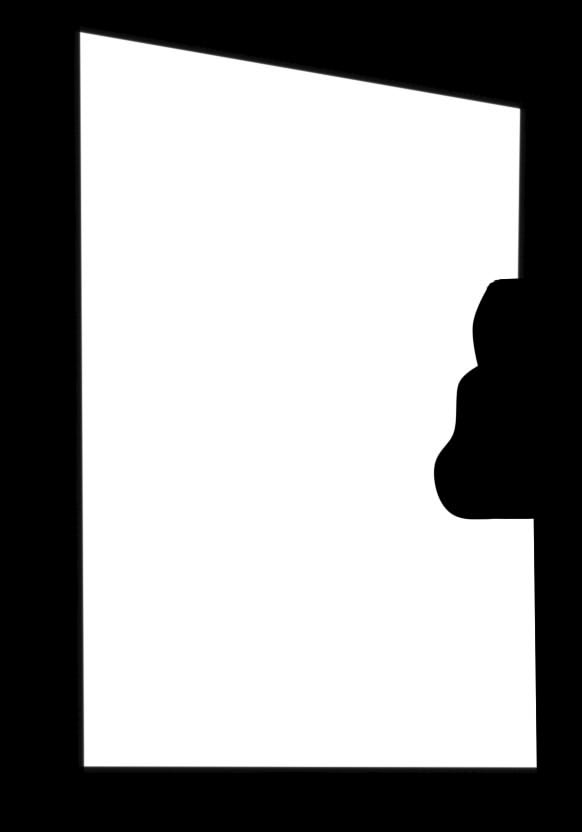
#> input picture pathsim/area.jpg, 582 x 832 px
$ python pathsim.py
#> lines starting #> are read from the running program, lines starting #| are printed output that depends on the picture; after the words box and inside, x2 and y2 are one past the last pixel; in counts of white or black regions, pixels touching at a corner belong together; long printed decimals are rounded
import numpy as np
import random
import math
from PIL import Image
import imageio as io
import glob
import os
import queue

###########################
#          INPUTS         #
###########################
#how many unit of time per img
sample_rate = 50
#threshold for finishing jobs float(0 ~ 1)
threshold = 0.975
#how wide a strip a machine can processed (m)
machine_width = 0.341122
#area to move in white (not transparent)
area = Image.open("area.jpg")
#> area is the input picture: PIL image 582x832 RGB; min 0, max 255, mean 155.4
#1px in area to grid_size ^ 2 (m ^ 2)
grid_size = 0.05517
#start location of the job  (row, col, angle) (px in area)
start_loc = (31,86,0)
#define what to do when no obstacle
#INPUT : loc tuple (x,y,angle) + ground 2d numpy array + accuracy level
#OUTPUT: list(tuple(next_x,next_y,next_angle)) next cells to go
def movement_pattern(loc, ground, accuracy):
    x, y, angle = loc[0], loc[1], loc[2]
    next_x, next_y, next_angle = x + int(np.round(math.cos(angle) / accuracy)), y + int(
        np.round(math.sin(angle) / accuracy)), angle
    try:
        slope = (y - next_y) / (x - next_x)
        intercept = y - x * slope
        next_locs = []
        dir = 2 * int(x < next_x) - 1
        for curr_x in range(x, next_x, dir):
            for i in range(int(1 / accuracy)):
                for j in range(int(1 / accuracy)):
                    next_locs.append((curr_x + int(j - 1 / accuracy / 2),
                                      int(curr_x * slope + intercept + int(i - 1 / accuracy / 2)), angle))
    except:
        slope = (x - next_x) / (y - next_y)
        intercept = x - y * slope
        next_locs = []
        dir = 2 * int(y < next_y) - 1
        for curr_y in range(y, next_y, dir):
            for i in range(int(1 / accuracy)):
                for j in range(int(1 / accuracy)):
                    next_locs.append((curr_y + int(j - 1 / accuracy / 2),
                                      int(curr_y * slope + intercept + int(i - 1 / accuracy / 2)), angle))
    next_locs.append((next_x, next_y, next_angle))
    return next_locs
#define what to do when hit a wall
#INPUT :loc tuple (x,y,angle) + ground 2d numpy array + accuracy level
#OUTPUT: list(tuple(next_x,next_y,next_angle)) next cells to go
def wall_pattern(loc, ground, accuracy):
    x, y, angle = loc[0], loc[1], loc[2]
    for angle_deg in [0, 180, 90, 270]:
        next_angle = math.radians(angle_deg)
        next_x, next_y = x + int(np.round(math.cos(next_angle) / accuracy)), y + int(
            np.round(math.sin(next_angle) / accuracy))
        if not next_angle == angle:
            if next_angle == angle + math.pi or next_angle == angle - math.pi:
                if ground[x][y + 1] == 0:
                    return [(x, y, angle), (x, y + 1, next_angle)]
                elif ground[x][y - 1] == 0:
                    return [(x, y, angle), (x, y - 1, next_angle)]
                elif ground[x + 1][y] == 0:
                    return [(x, y, angle), (x + 1, y, next_angle)]
                elif ground[x - 1][y] == 0:
                    return [(x, y, angle), (x - 1, y, next_angle)]
                elif ground[x][y + 1] < 1:
                    return [(x, y, angle), (x, y + 1, next_angle)]
                elif ground[x][y - 1] < 1:
                    return [(x, y, angle), (x, y - 1, next_angle)]
                elif ground[x + 1][y] < 1:
                    return [(x, y, angle), (x + 1, y, next_angle)]
                elif ground[x - 1][y] < 1:
                    return [(x, y, angle), (x - 1, y, next_angle)]
            else:
                if ground[next_x][next_y] < 1:
                    return [(x, y, angle), (next_x, next_y, next_angle)]
    return [(x, y, angle)]
#define what to do when it deadlocked
#INPUT :loc tuple (x,y,angle) + ground 2d numpy array + accuracy level
#OUTPUT: list(tuple(next_x,next_y,next_angle)) next cells to go
def deadlock_pattern(loc, ground, accuracy):
    x, y, angle = loc[0], loc[1], loc[2]
    q = queue.Queue()
    loc_set = set()
    dir = [(1, 0), (1, 1), (1, -1), (0, 1), (0, -1), (-1, 0), (-1, 1), (-1, -1)]
    for i in dir:
        next_x, next_y = x + i[0], y + i[1]
        if not (next_x < 0 or next_x >= len(ground) or next_y < 0 or next_y >= len(ground[0])):
            q.put((next_x, next_y))
            loc_set.add((next_x, next_y))
    while not q.empty():
        next_pt = q.get()
        next_x, next_y = next_pt[0], next_pt[1]
        if not (next_x < 0 or next_x >= len(ground) or next_y < 0 or next_y >= len(ground[0])):
            if ground[next_x][next_y] == 0:
                return [(x, y, angle), (next_x, next_y, angle)]
        for i in dir:
            next_x, next_y = next_pt[0] + i[0], next_pt[1] + i[1]
            if not (next_x < 0 or next_x >= len(ground) or next_y < 0 or next_y >= len(ground[0]) or (
            next_x, next_y) in loc_set):
                q.put((next_x, next_y))
                loc_set.add((next_x, next_y))
    return [(x, y, angle)]
#too long threshold in time steps
too_long = 100000
#too_much threshold in visited times
too_much = 1
#scale up/down image float(0+)
scale_factor = 10
#accurate to the level
accuracy = 1
###########################

#convert original Image to 2d array
#INPUT :Image area
#OUTPUT:list of Image represent path in discrete time
def main(sample_rate,threshold,machine_width,area,grid_size,start_loc,movement_pattern,wall_pattern,deadlock_pattern,too_long = 1000000,too_much = 100,scale_factor = 0.1,accuracy = 0.01):
    ground = img_matrix(area, grid_size, machine_width,accuracy)
    ratio = (grid_size / machine_width * (1 / accuracy))
    task = np.count_nonzero(ground==0)
    wall = len(ground)*len(ground[0]) - np.count_nonzero(ground==0)
    time = 0
    curr_loc = (int(start_loc[0]*ratio),int(start_loc[1]*ratio),start_loc[2])
    max_cnt = 0
    if ground[curr_loc[0]][curr_loc[1]] < 1:
        ground[curr_loc[0]][curr_loc[1]] += 1 / float(too_much)
        while (np.count_nonzero(ground) - wall) < task * threshold and time < too_long:
            # what's next
            next_locs = movement_pattern(curr_loc,ground,accuracy)
            next_loc = next_locs[len(next_locs) - 1]
            if ground[next_loc[0]][next_loc[1]] >= 1: #if wall
                next_locs = wall_pattern(curr_loc,ground,accuracy)
                next_loc = next_locs[len(next_locs) - 1]
            if curr_loc[0] == next_loc[0] and curr_loc[1] == next_loc[1]: #if deadlock
                next_locs = deadlock_pattern(curr_loc, ground, accuracy)
                next_loc = next_locs[len(next_locs) - 1]
                time += int(np.sqrt((next_loc[0] - curr_loc[0])**2+(next_loc[1] - curr_loc[1])**2))
            # visited
            for i in range(1,len(next_locs)):
                ground[next_locs[i][0]][next_locs[i][1]] += 1 / float(too_much)
                if ground[next_locs[i][0]][next_locs[i][1]] > max_cnt:
                    max_cnt = ground[next_locs[i][0]][next_locs[i][1]]
            #sample
            if time % sample_rate == 0:
                matrix_img(ground,time,scale_factor,accuracy)
            #next
            curr_loc = next_loc
            time += 1
    else:
        print("Another start point")
    print("Travel through: " + str(time) + " tiles which is: " + str(time*machine_width) + " meters in given speed.")
#convert original Image to 2d array
#INPUT :Image area
#OUTPUT:2d numpy array ground
def img_matrix(area, grid_size, machine_width,accuracy):
    ratio = (grid_size / machine_width * (1 / accuracy))
    bw_area = area.convert('L').transform((int(area.width * ratio), int(area.height * ratio)),Image.EXTENT,(0,0,area.width,area.height))
    ground = np.zeros((bw_area.height, bw_area.width ))
    for row in range(bw_area.height):
        for col in range(bw_area.width):
            ground[row][col] = int(bw_area.getpixel((col,row)) < 255.0/2)
    return ground

#convert 2d array to Image
#INPUT :2d numpy array ground, time steps, scale_factor
def matrix_img(ground,time,scale_factor,accuracy):
    height = len(ground)
    width = len(ground[0])
    area = Image.new("L",(width,height))
    for row in range(height):
        for col in range(width):
            area.putpixel((col,row),255 - int(ground[row][col] * 255))
    area = area.transform((int(width * scale_factor * accuracy), int(height * scale_factor * accuracy)),Image.EXTENT,(0,0,width,height))
    area.save("./snap/" + str(time) + ".jpg")

fileList = os.listdir('./snap')
for fileName in fileList:
    os.remove('./snap'+"/"+fileName)

main(sample_rate,threshold,machine_width,area,grid_size,start_loc,movement_pattern,wall_pattern,deadlock_pattern,too_long,too_much,scale_factor,accuracy)
#> after the loop in img_matrix, `for row in range(bw_area.height):`:
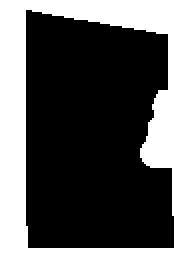
#> ground: shape (134, 94) float64 (shown 2 times larger); values 0 (black) and 1 (white), 38.8% white; 1 white region, box (x1, y1, x2, y2) and area: (0, 0, 94, 134) 4891
#> in main, `task = np.count_nonzero(ground==0)`: task = 7705
#> in main, `wall = len(ground)*len(ground[0]) - np.count_nonzero(ground==0)`: wall = 4891
#> in main, `ground[curr_loc[0]][curr_loc[1]] += 1 / float(too_much)`: ground: shape (134, 94) float64; values 0 (black) and 1 (white), 38.8% white; 1 white region, box (x1, y1, x2, y2) and area: (0, 0, 94, 134) 4892
#> the loop in main, `while (np.count_nonzero(ground) - wall) < task * threshold and time < ..` made 7512 passes
#> pass 1, in matrix_img, `area = area.transform((int(width * scale_factor * accuracy), int(heigh..`:
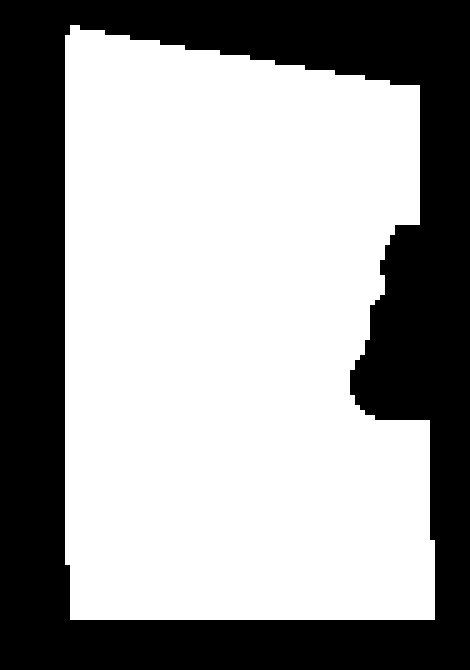
#> area: PIL image 940x1340 L (shown at 1/2 size); 61.2% white; 1 black region, box (x1, y1, x2, y2) and area: (0, 0, 940, 1340) 489300
#> after the loop in main, `while (np.count_nonzero(ground) - wall) < task * threshold and time < ..`:
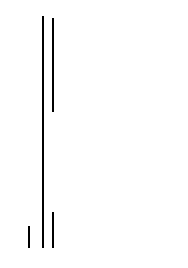
#> ground: shape (134, 94) float64 (shown 2 times larger); values 0 (black) and 1 (white), 98.5% white; black in thin lines or dots, all inside (x1, y1, x2, y2) = (14, 8, 27, 124)
#| Travel through: 7813 tiles which is: 2665.186 meters in given speed.

try:
    images = []
    file_names = glob.glob('./snap/*.jpg')
    file_names.sort(key=lambda f: int(''.join(filter(str.isdigit, f))))
    for filename in file_names:
        images.append(io.imread(filename))
    io.mimsave('path.gif', images, fps = 25)
except:
    print("Fail to generate .gif")
